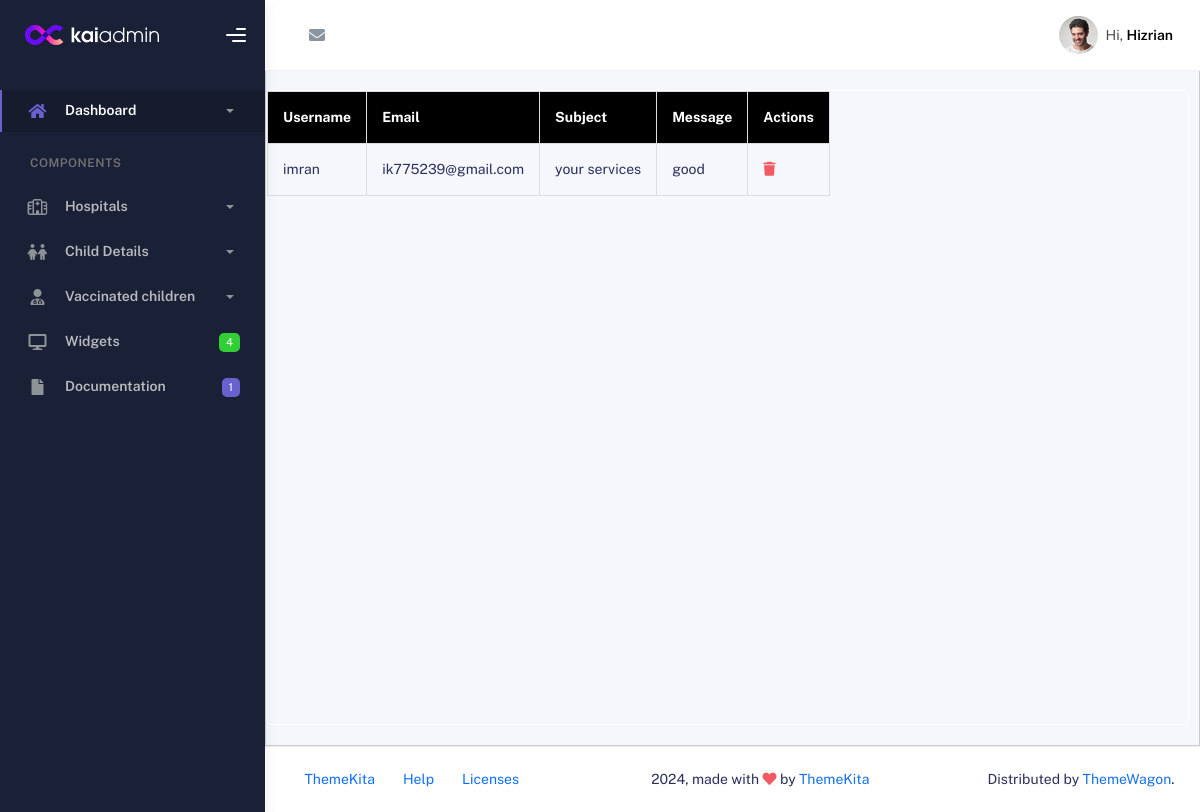
/Admin/admin_panel/forms/messages.php, run on the app's committed database.
### tables this page shows
CREATE TABLE `contactus` (
  `id` int(11) NOT NULL,
  `username` varchar(100) NOT NULL,
  `email` varchar(30) NOT NULL,
  `subject` varchar(30) NOT NULL,
  `message` varchar(500) NOT NULL
);

### Admin/admin_panel/forms/messages.php (the view, shortened to what this page needs)
<?php
include("../f_shared/f_header.php");
include("../f_shared/f_sidebar.php");
$con= mysqli_connect("localhost","root","","vaccine");
$sql="SELECT * FROM contactus";
$run=mysqli_query($con,$sql);
if(mysqli_num_rows($run)>0){
?>
<div>
<div class="main-panel">
   <?php
include('../f_shared/f_nav.php');
   ?>
        <div class="container scroll-container  d-flex justify-content-center">
          <table border="1" cellpadding="20px" cellspacing="0" class="content-item">
            <thead>
                <tr>
                  <th>Username</th>
                  <th>Email</th>
                  <th>Subject</th>
                  <th>Message</th>
                  <th>Actions</th>
                </tr>
            </thead>
            <tbody>
            <?php
            while($data = mysqli_fetch_assoc($run)){
            ?>
            <tr>
                <td><?php echo $data['username'];?></td>
                <td><?php echo $data['email'];?></td>
                <td><?php echo $data['subject'];?></td>
                <td><?php echo $data['message'];?></td>
                <td>
                    <a href="cont_delete.php?id=<?php echo $data['id']; ?>"><i class="fa-solid fa-trash text-danger"></i></a>
                </td>
            </tr>
            <?php }?>
        </tbody>
    </table>
        </div>
        <?php }?>
<?php
include("../f_shared/f_footer.php");
?>

### Admin/admin_panel/assets/css/main.css (style rules this page uses)
.scroll-container { display: flex; overflow-x: scroll; white-space: nowrap; width: 100%; border: 1px solid #ccc; padding: 10px; }
.content-item { display: inline-block; min-width: 150px; margin-right: 10px; text-align: center; border: 1px solid #ffffff; border-radius: 5px; }

### Admin/admin_panel/forms/messages.php (style rules this page uses)
.container { width: 80%; margin: 0 auto; padding-top: 20px; }
table { width: 100%; border-collapse: collapse; margin: 20px 0; }
th, td { padding: 15px; text-align: left; border: 1px solid #ddd; }
th { background-color: black; color:white; }
td a { color: red; text-decoration: none; }

### data on the page
contactus: username "imran", email "ik775239@gmail.com", subject "your services", message "good"
